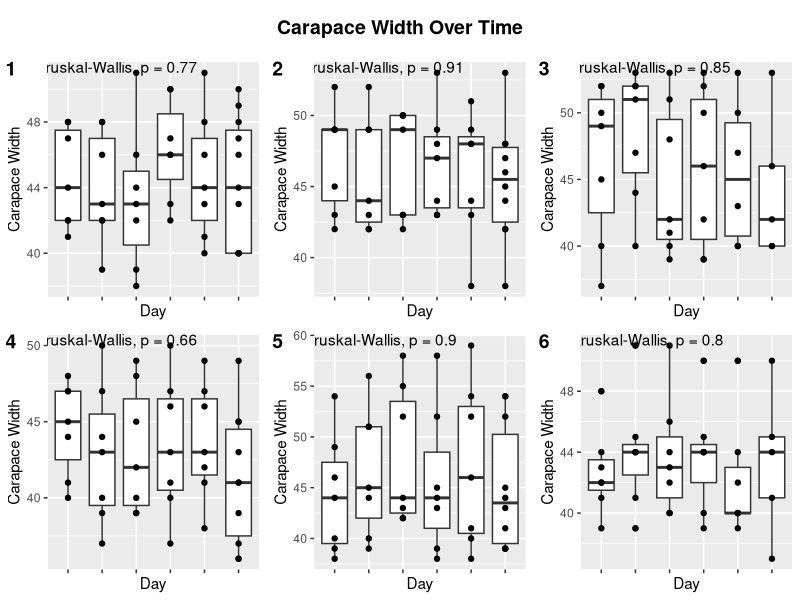
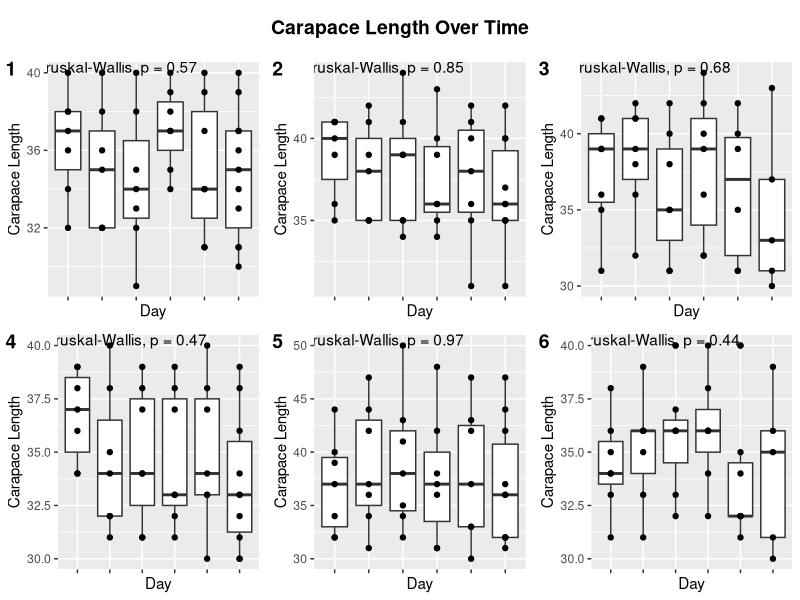
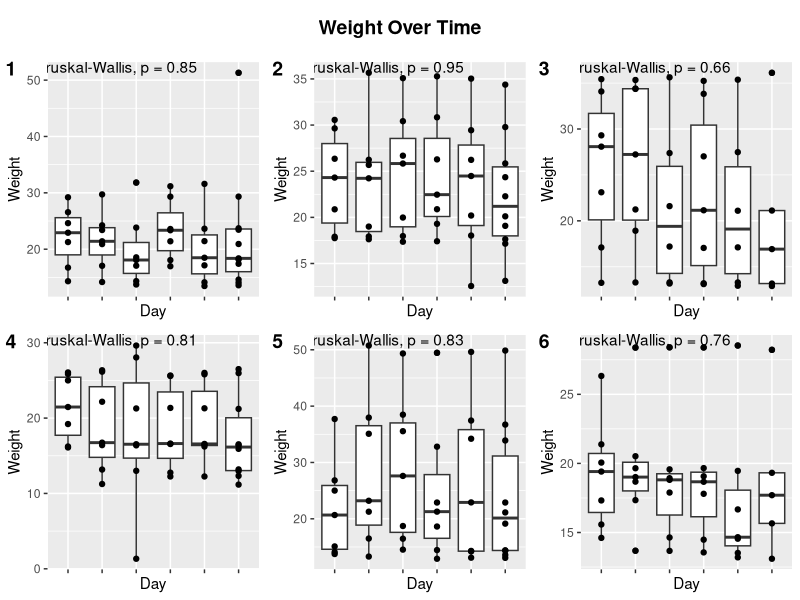
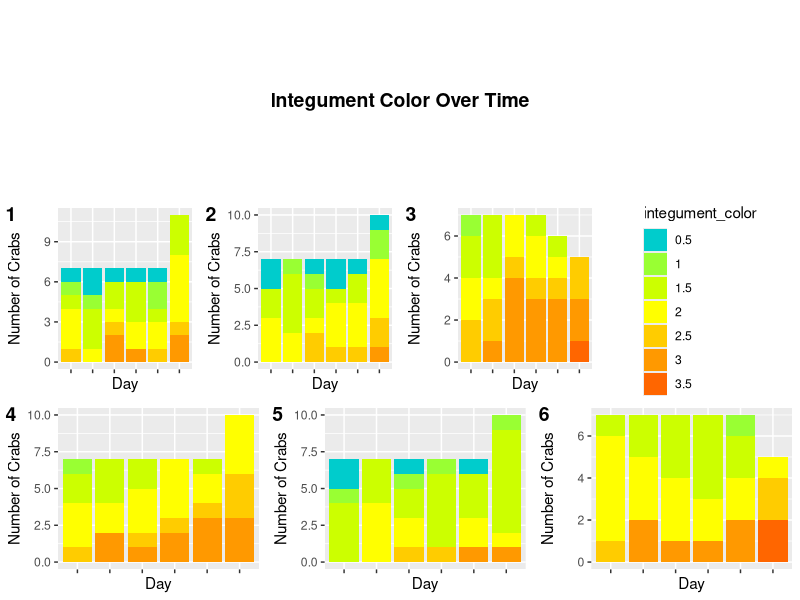

Generate these figures, in order, with R:
## ---- chunk 1
knitr::opts_chunk$set(echo = TRUE)
knitr::opts_knit$set(root.dir = 'C:/Users/Sara/Documents/GitHub/green-crab-metabolomics/data/') #Set root directory
setwd("C:/Users/Sara/Documents/GitHub/green-crab-metabolomics/data/") #Set root directory
## ---- chunk 2
#install.packages("tidyverse")
#install.packages("RColorBrewer")
#install.packages("patchwork")
#install.packages("cowplot")
require(tidyverse)
require(RColorBrewer)
require(patchwork)
require(cowplot)
library(ggfortify)
library(ggplot2)
library(tidyverse)
library(ggpubr)
## ---- chunk 3
cw_data <- read.csv("carapace_width.csv")
cl_data <- read.csv("carapace_length.csv")
ig_data <- read.csv("integument_color.csv")
w_data <- read.csv("weight.csv")

## ---- chunk 4

cw_1 <- cw_data[c(1:7,43:49,85:91,127:133,169:175,210:220),c(1,2:3)]
cw_2 <- cw_data[c(8:14,50:56,92:98,134:140,176:182,221:230),c(1,2:3)]
cw_3 <- cw_data[c(15:21,57:63,99:105,141:147,183:188,231:235),c(1,2:3)]
cw_4 <- cw_data[c(22:28,64:70,106:112,148:154,189:195,236:245),c(1,2:3)]
cw_5 <- cw_data[c(29:35,71:77,113:119,155:161,196:202,246:255),c(1,2:3)]
cw_6 <- cw_data[c(36:42,78:84,120:126,162:168,203:209,256:260),c(1,2:3)]

cw1_bp <- ggplot(data = cw_1, aes(x=factor(as.Date(date,format="%m/%d/%Y")), y=carapace.width)) + geom_boxplot() + geom_point() + stat_compare_means() + labs(y = "Carapace Width", x = "Day") 
cw2_bp <- ggplot(data = cw_2, aes(x=factor(as.Date(date,format="%m/%d/%Y")), y=carapace.width)) + geom_boxplot() + geom_point() + stat_compare_means() + labs(y = "Carapace Width", x = "Day") 
cw3_bp <- ggplot(data = cw_3, aes(x=factor(as.Date(date,format="%m/%d/%Y")), y=carapace.width)) + geom_boxplot() + geom_point() + stat_compare_means() + labs(y = "Carapace Width", x = "Day") 
cw4_bp <- ggplot(data = cw_4, aes(x=factor(as.Date(date,format="%m/%d/%Y")), y=carapace.width)) + geom_boxplot() + geom_point() + stat_compare_means() + labs(y = "Carapace Width", x = "Day") 
cw5_bp <- ggplot(data = cw_5, aes(x=factor(as.Date(date,format="%m/%d/%Y")), y=carapace.width)) + geom_boxplot() + geom_point() + stat_compare_means() + labs(y = "Carapace Width", x = "Day") 
cw6_bp <- ggplot(data = cw_6, aes(x=factor(as.Date(date,format="%m/%d/%Y")), y=carapace.width)) + geom_boxplot() + geom_point() + stat_compare_means() + labs(y = "Carapace Width", x = "Day") 


p_cw <- plot_grid(cw1_bp + rremove("x.text"), cw2_bp + rremove("x.text"), cw3_bp + rremove("x.text"), cw4_bp + rremove("x.text"), cw5_bp + rremove("x.text"), cw6_bp + rremove("x.text"), labels = c("1","2","3","4","5","6"), ncol=3, nrow=2)
title_cw <- ggdraw() + draw_label("Carapace Width Over Time", fontface='bold')
plot_grid(title_cw, p_cw, ncol=1, rel_heights=c(0.1,1))

## ---- chunk 5
cl_1 <- cl_data[c(1:7,43:49,85:91,127:133,169:175,210:220),c(1,2:3)]
cl_2 <- cl_data[c(8:14,50:56,92:98,134:140,176:182,221:230),c(1,2:3)]
cl_3 <- cl_data[c(15:21,57:63,99:105,141:147,183:188,231:235),c(1,2:3)]
cl_4 <- cl_data[c(22:28,64:70,106:112,148:154,189:195,236:245),c(1,2:3)]
cl_5 <- cl_data[c(29:35,71:77,113:119,155:161,196:202,246:255),c(1,2:3)]
cl_6 <- cl_data[c(36:42,78:84,120:126,162:168,203:209,256:260),c(1,2:3)]

cl1_bp <- ggplot(data = cl_1, aes(x=factor(as.Date(date,format="%m/%d/%Y")), y=carapace.length)) + geom_boxplot() + geom_point() + stat_compare_means() + labs(y = "Carapace Length", x = "Day") 
cl2_bp <- ggplot(data = cl_2, aes(x=factor(as.Date(date,format="%m/%d/%Y")), y=carapace.length)) + geom_boxplot() + geom_point() + stat_compare_means() + labs(y = "Carapace Length", x = "Day") 
cl3_bp <- ggplot(data = cl_3, aes(x=factor(as.Date(date,format="%m/%d/%Y")), y=carapace.length)) + geom_boxplot() + geom_point() + stat_compare_means() + labs(y = "Carapace Length", x = "Day") 
cl4_bp <- ggplot(data = cl_4, aes(x=factor(as.Date(date,format="%m/%d/%Y")), y=carapace.length)) + geom_boxplot() + geom_point() + stat_compare_means() + labs(y = "Carapace Length", x = "Day") 
cl5_bp <- ggplot(data = cl_5, aes(x=factor(as.Date(date,format="%m/%d/%Y")), y=carapace.length)) + geom_boxplot() + geom_point() + stat_compare_means() + labs(y = "Carapace Length", x = "Day") 
cl6_bp <- ggplot(data = cl_6, aes(x=factor(as.Date(date,format="%m/%d/%Y")), y=carapace.length)) + geom_boxplot() + geom_point() + stat_compare_means() + labs(y = "Carapace Length", x = "Day") 

p_cl <- plot_grid(cl1_bp + rremove("x.text"), cl2_bp + rremove("x.text"), cl3_bp + rremove("x.text"), cl4_bp + rremove("x.text"), cl5_bp + rremove("x.text"), cl6_bp + rremove("x.text"), labels = c("1","2","3","4","5","6"), ncol=3, nrow=2)
title_cl <- ggdraw() + draw_label("Carapace Length Over Time", fontface='bold')
plot_grid(title_cl, p_cl, ncol=1, rel_heights=c(0.1,1))

## ---- chunk 6
w_1 <- w_data[c(1:7,43:49,85:91,127:133,169:175,210:220),c(1,2:3)]
w_2 <- w_data[c(8:14,50:56,92:98,134:140,176:182,221:230),c(1,2:3)]
w_3 <- w_data[c(15:21,57:63,99:105,141:147,183:188,231:235),c(1,2:3)]
w_4 <- w_data[c(22:28,64:70,106:112,148:154,189:195,236:245),c(1,2:3)]
w_5 <- w_data[c(29:35,71:77,113:119,155:161,196:202,246:255),c(1,2:3)]
w_6 <- w_data[c(36:42,78:84,120:126,162:168,203:209,256:260),c(1,2:3)]

w1_bp <- ggplot(data = w_1, aes(x=factor(as.Date(date,format="%m/%d/%Y")), y=weight)) + geom_boxplot() + geom_point() + stat_compare_means() + labs(y = "Weight", x = "Day") 
w2_bp <- ggplot(data = w_2, aes(x=factor(as.Date(date,format="%m/%d/%Y")), y=weight)) + geom_boxplot() + geom_point() + stat_compare_means() + labs(y = "Weight", x = "Day") 
w3_bp <- ggplot(data = w_3, aes(x=factor(as.Date(date,format="%m/%d/%Y")), y=weight)) + geom_boxplot() + geom_point() + stat_compare_means() + labs(y = "Weight", x = "Day") 
w4_bp <- ggplot(data = w_4, aes(x=factor(as.Date(date,format="%m/%d/%Y")), y=weight)) + geom_boxplot() + geom_point() + stat_compare_means() + labs(y = "Weight", x = "Day") 
w5_bp <- ggplot(data = w_5, aes(x=factor(as.Date(date,format="%m/%d/%Y")), y=weight)) + geom_boxplot() + geom_point() + stat_compare_means() + labs(y = "Weight", x = "Day") 
w6_bp <- ggplot(data = w_6, aes(x=factor(as.Date(date,format="%m/%d/%Y")), y=weight)) + geom_boxplot() + geom_point() + stat_compare_means() + labs(y = "Weight", x = "Day") 

title_w <- ggdraw() + draw_label("Weight Over Time", fontface='bold')
p_w <- plot_grid(w1_bp + rremove("x.text"), w2_bp + rremove("x.text"), w3_bp + rremove("x.text"), w4_bp + rremove("x.text"), w5_bp + rremove("x.text"), w6_bp + rremove("x.text"), labels = c("1","2","3","4","5","6"), ncol=3, nrow=2)
plot_grid(title_w, p_w, ncol=1, rel_heights=c(0.1,1))


## ---- chunk 7
ig_data$integument_color <- recode(ig_data$integument.color,"BG"="0.5","G"="1","YG"="1.5","Y"="2","YO"="2.5","O"="3","RO"="3.5")

ig_all <- ig_data[c(1:260),c(1,2,4)]

ig_1 <- ig_data[c(1:7,43:49,85:91,127:133,169:175,210:220),c(1,2,4)]
ig_2 <- ig_data[c(8:14,50:56,92:98,134:140,176:182,221:230),c(1,2,4)]
ig_3 <- ig_data[c(15:21,57:63,99:105,141:147,183:188,231:235),c(1,2,4)]
ig_4 <- ig_data[c(22:28,64:70,106:112,148:154,189:195,236:245),c(1,2,4)]
ig_5 <- ig_data[c(29:35,71:77,113:119,155:161,196:202,246:255),c(1,2,4)]
ig_6 <- ig_data[c(36:42,78:84,120:126,162:168,203:209,256:260),c(1,2,4)]

ig1_bp <- ggplot(data = ig_1, aes(x=factor(as.Date(date,format="%m/%d/%Y")), fill = integument_color)) + scale_fill_manual(values = c("#00CCCC","#99FF33","#CCFF00","#FFFF00","#FFCC00","#FF9900","#FF6600")) + geom_bar() + theme(legend.position="none") + rremove("x.text") + labs(y = "Number of Crabs", x = "Day") 
ig2_bp <- ggplot(data = ig_2, aes(x=factor(as.Date(date,format="%m/%d/%Y")), fill = integument_color)) + scale_fill_manual(values = c("#00CCCC","#99FF33","#CCFF00","#FFFF00","#FFCC00","#FF9900","#FF6600")) + geom_bar() + theme(legend.position="none") + rremove("x.text") + labs(y = "Number of Crabs", x = "Day") 
ig3_bp <- ggplot(data = ig_3, aes(x=factor(as.Date(date,format="%m/%d/%Y")), fill = integument_color)) + scale_fill_manual(values = c("#99FF33","#CCFF00","#FFFF00","#FFCC00","#FF9900","#FF6600")) + geom_bar() + theme(legend.position="none") + rremove("x.text") + labs(y = "Number of Crabs", x = "Day") 
ig4_bp <- ggplot(data = ig_4, aes(x=factor(as.Date(date,format="%m/%d/%Y")), fill = integument_color)) + scale_fill_manual(values = c("#99FF33","#CCFF00","#FFFF00","#FFCC00","#FF9900","#FF6600")) + geom_bar() + theme(legend.position="none") + rremove("x.text") + labs(y = "Number of Crabs", x = "Day") 
ig5_bp <- ggplot(data = ig_5, aes(x=factor(as.Date(date,format="%m/%d/%Y")), fill = integument_color)) + scale_fill_manual(values = c("#00CCCC","#99FF33","#CCFF00","#FFFF00","#FFCC00","#FF9900","#FF6600")) + geom_bar() + theme(legend.position="none") + rremove("x.text") + labs(y = "Number of Crabs", x = "Day") 
ig6_bp <- ggplot(data = ig_6, aes(x=factor(as.Date(date,format="%m/%d/%Y")), fill = integument_color)) + scale_fill_manual(values = c("#99FF33","#CCFF00","#FFFF00","#FFCC00","#FF9900","#FF6600")) + geom_bar() + theme(legend.position="none") + rremove("x.text") + labs(y = "Number of Crabs", x = "Day") 

ig_all_bp <- ggplot(data = ig_all, aes(x=factor(as.Date(date,format="%m/%d/%Y")), fill = integument_color)) + scale_fill_manual(values = c("#00CCCC","#99FF33","#CCFF00","#FFFF00","#FFCC00","#FF9900","#FF6600")) + geom_bar() + labs(y = "Number of Crabs", x = "Day")
legend_ig <- get_legend(ig_all_bp)

title_ig <- ggdraw() + draw_label("Integument Color Over Time", fontface='bold')

ig_plots <- align_plots(ig1_bp, ig2_bp, ig3_bp, ig4_bp, ig5_bp, ig6_bp, align = 'v', axis = '1')
ig_top <- plot_grid(ig_plots[[1]], ig_plots[[2]], ig_plots[[3]], legend_ig, labels = c("1","2","3"), rel_widths = c(1, 1, 1, 1), nrow = 1)
ig_bottom <- plot_grid(ig_plots[[4]], ig_plots[[5]], ig_plots[[6]], labels = c("4","5","6"), rel_widths = c(1, 1, 1, 1), nrow = 1)
plot_grid(title_ig, ig_top, ig_bottom, ncol=1)


chi_1 <- chisq.test(ig_1$date,ig_1$integument_color)
chi_2 <- chisq.test(ig_2$date,ig_2$integument_color)
chi_3 <- chisq.test(ig_3$date,ig_3$integument_color)
chi_4 <- chisq.test(ig_4$date,ig_4$integument_color)
chi_5 <- chisq.test(ig_5$date,ig_5$integument_color)
chi_6 <- chisq.test(ig_6$date,ig_6$integument_color)

chi_1
chi_2
chi_3
chi_4
chi_5
chi_6
